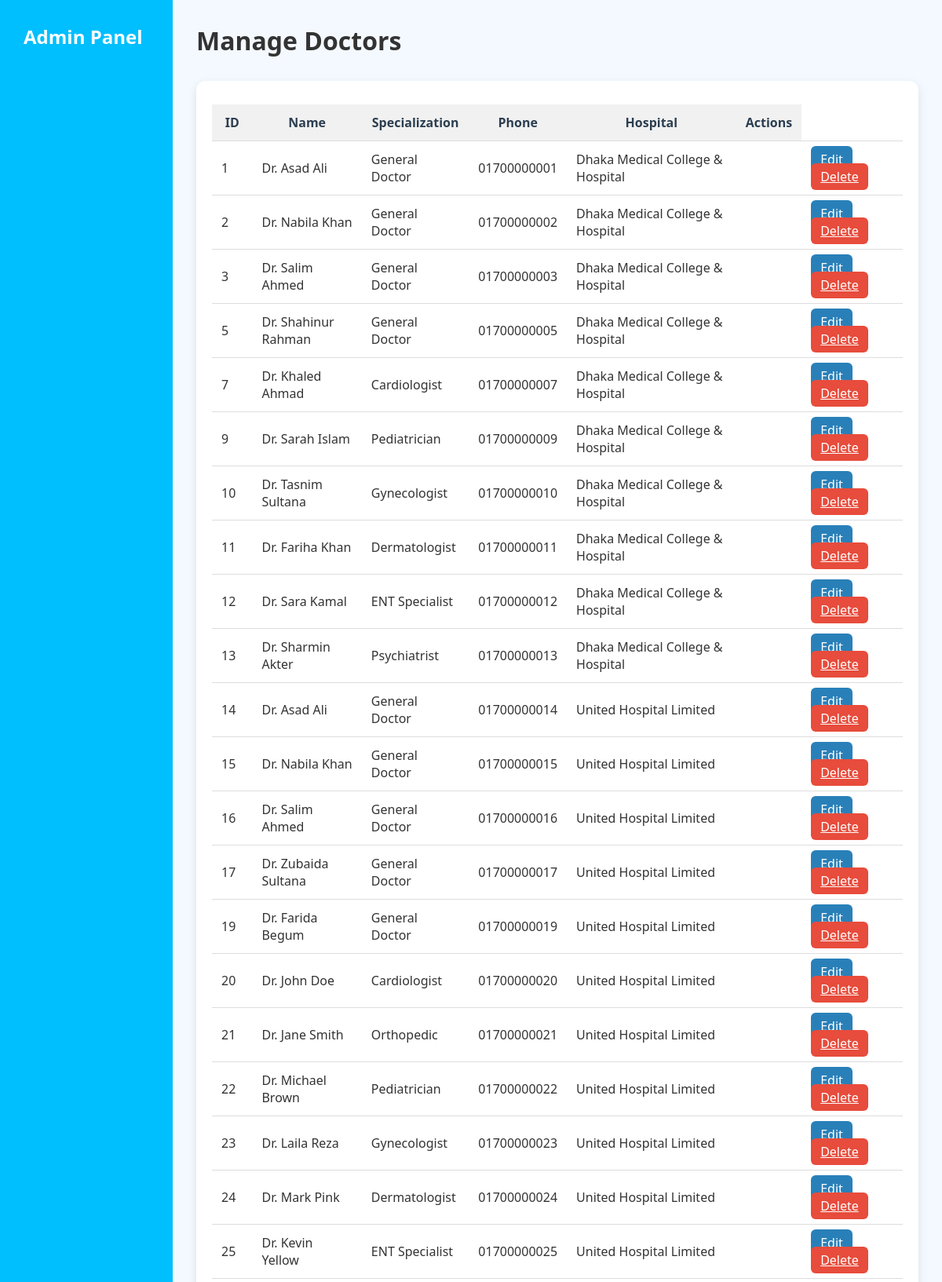
The page /Admin_Dashboard/manageDoctor.php (signed in, upper part) on the database its author committed.
### tables this page shows
CREATE TABLE `doctor_list` (
  `id` int(11) NOT NULL,
  `name` varchar(255) DEFAULT NULL,
  `specialization` varchar(255) DEFAULT NULL,
  `phone_no` varchar(15) DEFAULT NULL,
  `hospital_id` int(11) DEFAULT NULL,
  `experience_years` int(11) DEFAULT NULL,
  `availability` varchar(255) DEFAULT NULL,
  `fees` int(11) DEFAULT NULL,
  `password` varchar(255) DEFAULT NULL
);

CREATE TABLE `hospital_list` (
  `id` int(11) NOT NULL,
  `name` varchar(100) DEFAULT NULL,
  `phone_no` varchar(20) DEFAULT NULL,
  `img` longblob DEFAULT NULL,
  `hospital_state` varchar(50) DEFAULT NULL,
  `hospital_city` varchar(50) DEFAULT NULL,
  `hospital_area` varchar(50) DEFAULT NULL,
  `tag_line` varchar(255) DEFAULT NULL,
  `latitude` decimal(9,6) DEFAULT NULL,
  `longitude` decimal(9,6) DEFAULT NULL,
  `email` varchar(100) DEFAULT NULL,
  `username` varchar(100) DEFAULT NULL,
  `password` varchar(100) DEFAULT NULL
);

### Admin_Dashboard/manageDoctor.php (the view, shortened to what this page needs)
<?php
include '../Connection.php';
$sql = "SELECT d.id, d.name, d.specialization, d.phone_no, h.name AS hospital_name
        FROM doctor_list d
        LEFT JOIN hospital_list h ON d.hospital_id = h.id";
$result = mysqli_query($conn, $sql);
?>
<!DOCTYPE html>
<html lang="en">
<head>
  <link rel="stylesheet" href="dashboard.css" />
  <link rel="stylesheet" href="manageDoctor.css" />
  <link rel="stylesheet" href="https://cdnjs.cloudflare.com/ajax/libs/font-awesome/6.5.0/css/all.min.css" />
</head>
<body>
<div class="container">
  <aside class="sidebar" style="position: fixed;
  top: 0;
  left: 0;
  width: 220px;
  height: 100vh;
  background: #00bfff;
  color: white;
  padding: 30px;
  display: flex;
  flex-direction: column;
  justify-content: space-between;">
    <div class="logo">Admin Panel</div>
  </aside>
  <main class="main-content" style="margin-left: 220px;
  padding: 30px;
  height: 100vh;
  overflow-y: auto;
  flex: 1;">
    <h1>Manage Doctors</h1>
    <div class="table-wrapper">
      <table>
        <thead>
          <tr>
            <th>ID</th>
            <th>Name</th>
            <th>Specialization</th>
            <th>Phone</th>
            <th>Hospital</th>
            <th>Actions</th>
          </tr>
        </thead>
        <tbody>
          <?php while ($row = mysqli_fetch_assoc($result)) : ?>
            <tr>
              <td><?= $row['id'] ?></td>
              <td><?= htmlspecialchars($row['name']) ?></td>
              <td><?= htmlspecialchars($row['specialization']) ?></td>
              <td><?= htmlspecialchars($row['phone_no']) ?></td>
              <td><?= htmlspecialchars($row['hospital_name'] ?? 'N/A') ?></td>
              <td>
              <td>
                <a href="edit/editDoctor.php?id=<?= $row['id'] ?>" class="edit-btn">Edit</a>
                <a href="delete/deleteDoctor.php?id=<?= $row['id'] ?>" class="delete-btn">Delete</a>
              </td>
              </td>
            </tr>
          <?php endwhile; ?>
        </tbody>
      </table>
    </div>
  </main>
</div>
</body>
</html>

### Admin_Dashboard/dashboard.css (style rules this page uses)
* { box-sizing: border-box; margin: 0; padding: 0; font-family: 'Segoe UI', sans-serif; }
body { display: flex; min-height: 100vh; background: #f4f9ff; }
.container { display: flex; width: 100%; }
.sidebar { width: 220px; background: #00c6ff; color: white; padding: 30px; display: flex; flex-direction: column; justify-content: space-between; }
.sidebar .logo { font-size: 1.5rem; font-weight: bold; margin-bottom: 40px; }
.main-content { flex: 1; padding: 30px; }
.main-content h1 { margin-bottom: 30px; color: #333; }

### Admin_Dashboard/manageDoctor.css (style rules this page uses)
.table-wrapper { overflow-x: auto; background-color: #fff; padding: 20px; border-radius: 12px; box-shadow: 0 4px 12px rgba(0,0,0,0.1); margin-top: 20px; }
table { width: 100%; border-collapse: collapse; margin-top: 10px; }
thead { background-color: #f1f1f1; }
thead th { padding: 12px; font-weight: bold; color: #2c3e50; }
tbody td { padding: 12px; border-top: 1px solid #ddd; color: #333; }
.edit-btn { background-color: #2980b9; color: white; border: none; padding: 6px 12px; border-radius: 6px; cursor: pointer; margin-right: 5px; }
.delete-btn { background-color: #e74c3c; color: white; border: none; padding: 6px 12px; border-radius: 6px; cursor: pointer; }

### rows shown on the page
doctor_list: id "1", name "Dr. Asad Ali", specialization "General Doctor", phone_no "01700000001", hospital.name "Dhaka Medical College & Hospital"
doctor_list: id "2", name "Dr. Nabila Khan", specialization "General Doctor", phone_no "01700000002", hospital.name "Dhaka Medical College & Hospital"
doctor_list: id "3", name "Dr. Salim Ahmed", specialization "General Doctor", phone_no "01700000003", hospital.name "Dhaka Medical College & Hospital"
doctor_list: id "5", name "Dr. Shahinur Rahman", specialization "General Doctor", phone_no "01700000005", hospital.name "Dhaka Medical College & Hospital"
doctor_list: id "7", name "Dr. Khaled Ahmad", specialization "Cardiologist", phone_no "01700000007", hospital.name "Dhaka Medical College & Hospital"
doctor_list: id "9", name "Dr. Sarah Islam", specialization "Pediatrician", phone_no "01700000009", hospital.name "Dhaka Medical College & Hospital"
doctor_list: id "10", name "Dr. Tasnim Sultana", specialization "Gynecologist", phone_no "01700000010", hospital.name "Dhaka Medical College & Hospital"
doctor_list: id "11", name "Dr. Fariha Khan", specialization "Dermatologist", phone_no "01700000011", hospital.name "Dhaka Medical College & Hospital"
doctor_list: id "12", name "Dr. Sara Kamal", specialization "ENT Specialist", phone_no "01700000012", hospital.name "Dhaka Medical College & Hospital"
doctor_list: id "13", name "Dr. Sharmin Akter", specialization "Psychiatrist", phone_no "01700000013", hospital.name "Dhaka Medical College & Hospital"
doctor_list: id "14", name "Dr. Asad Ali", specialization "General Doctor", phone_no "01700000014", hospital.name "United Hospital Limited"
doctor_list: id "15", name "Dr. Nabila Khan", specialization "General Doctor", phone_no "01700000015", hospital.name "United Hospital Limited"
doctor_list: id "16", name "Dr. Salim Ahmed", specialization "General Doctor", phone_no "01700000016", hospital.name "United Hospital Limited"
doctor_list: id "17", name "Dr. Zubaida Sultana", specialization "General Doctor", phone_no "01700000017", hospital.name "United Hospital Limited"
doctor_list: id "19", name "Dr. Farida Begum", specialization "General Doctor", phone_no "01700000019", hospital.name "United Hospital Limited"
doctor_list: id "20", name "Dr. John Doe", specialization "Cardiologist", phone_no "01700000020", hospital.name "United Hospital Limited"
doctor_list: id "21", name "Dr. Jane Smith", specialization "Orthopedic", phone_no "01700000021", hospital.name "United Hospital Limited"
doctor_list: id "22", name "Dr. Michael Brown", specialization "Pediatrician", phone_no "01700000022", hospital.name "United Hospital Limited"
doctor_list: id "23", name "Dr. Laila Reza", specialization "Gynecologist", phone_no "01700000023", hospital.name "United Hospital Limited"
doctor_list: id "24", name "Dr. Mark Pink", specialization "Dermatologist", phone_no "01700000024", hospital.name "United Hospital Limited"
doctor_list: id "25", name "Dr. Kevin Yellow", specialization "ENT Specialist", phone_no "01700000025", hospital.name "United Hospital Limited"
